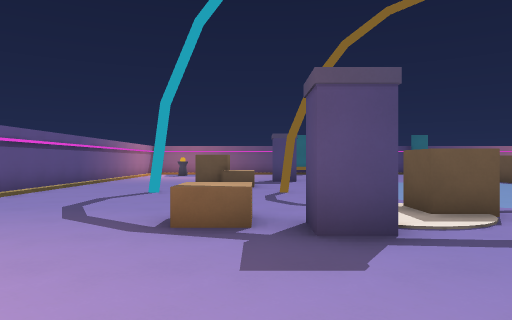
view 1 (above)

16 first-person views from a walk through a level from a Godot 3-D game. The camera is 1.5 m above the floor, looks level and sees 70° across. The floor is counted in squares, 2 m on a side. Each view is taken from the middle of a square. On the plan, view 1 faces up. The plan holds only what a view shows up to about 11 squares ahead; the rest is blank. Characters and animated objects are not drawn. Surface patterns are stand-ins for the level's own textures.

view 2
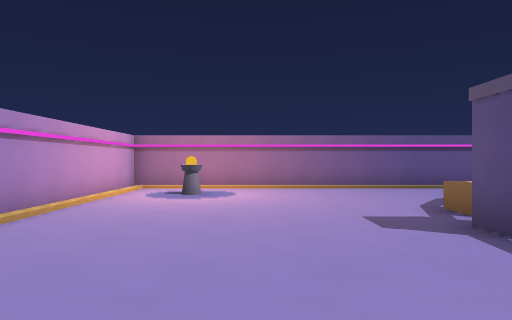

view 3
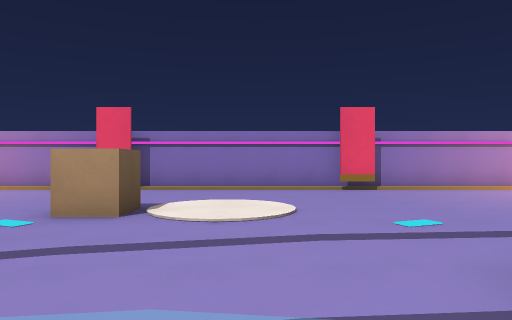

view 4
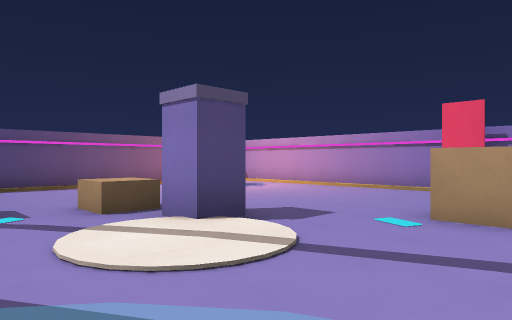

view 5
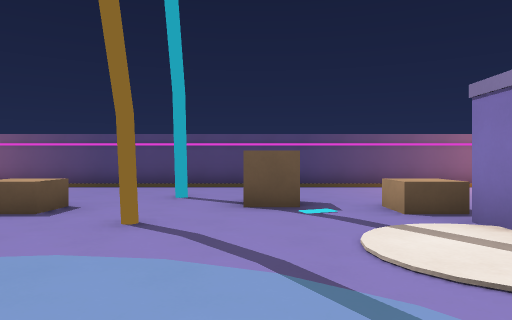

view 6
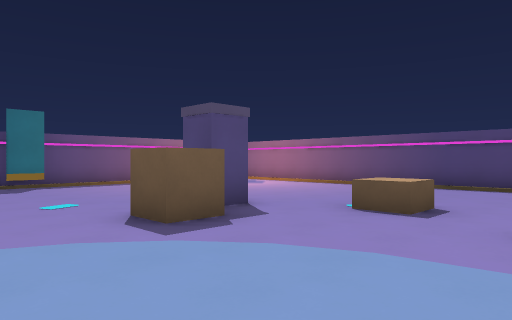

view 7
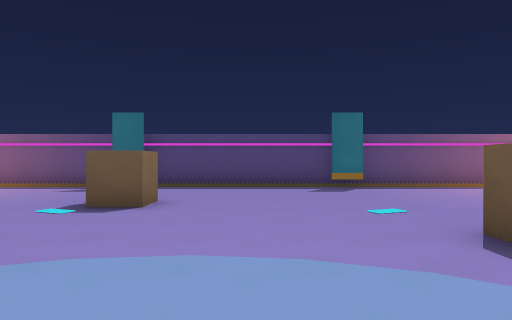

view 8
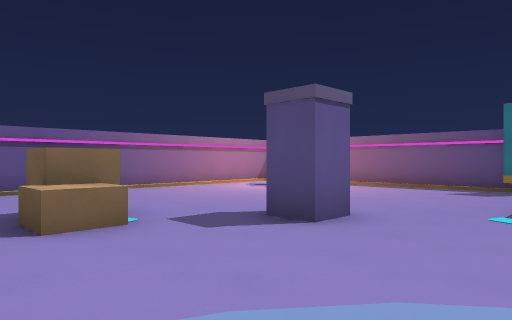

view 9
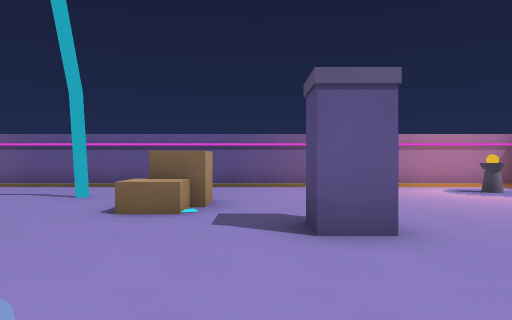

view 10
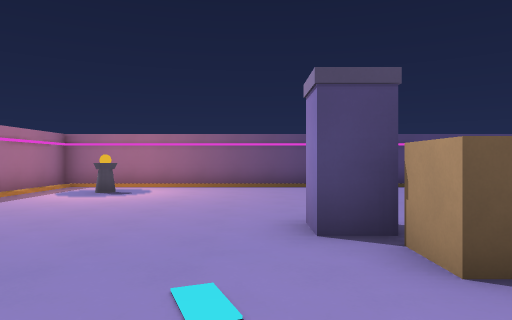

view 11
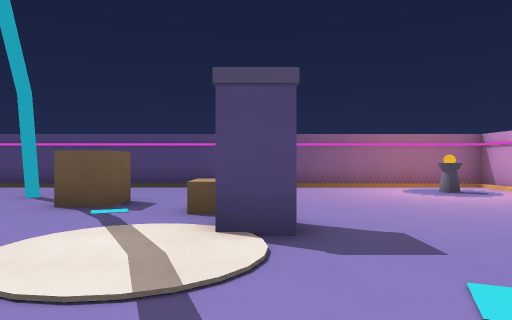

view 12
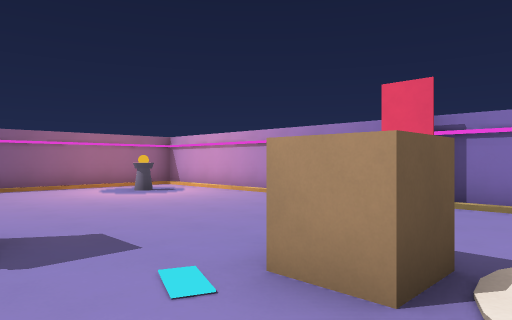

view 13
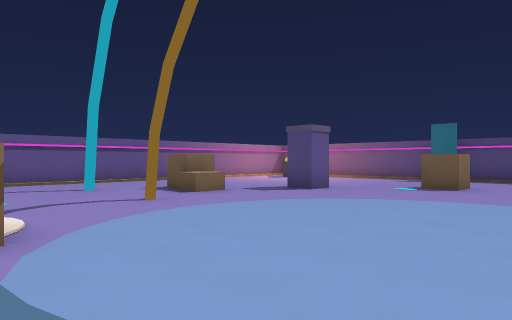

view 14
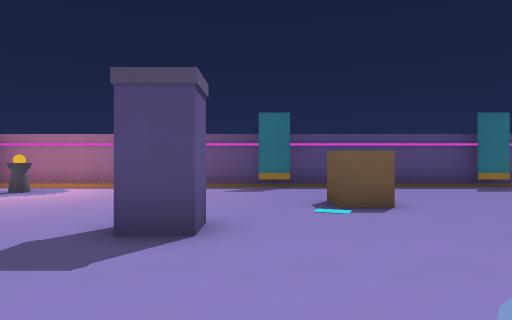

view 15
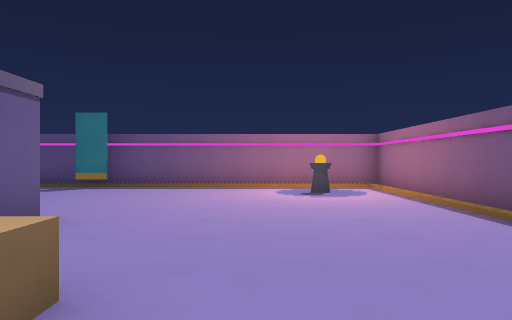

view 16
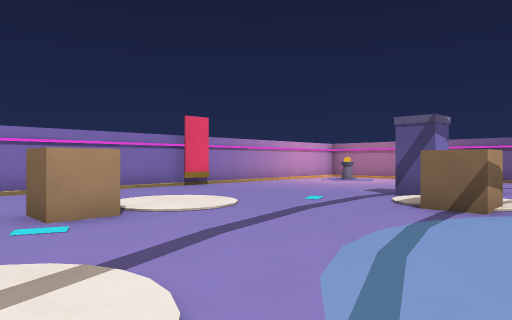

### Floor plan
Key: @ floor where view 1 was taken; # wall or solid block; . floor; / step, stairs or slope; C crate; P pillar; O other object.
Columns run from 6 left of view 1 to 17 right of it. Each row starts with its distance up from view 1.
 20 ########################
 19 #///////OO....OO///////#
 18 #/..................../#
 17 #/.O.................O/#
 16 #/..................../#
 15 #/........C.........../#
 14 #/..................../#
 13 #/.....P........P...../#
 12 #/.............C....../#
 11 #/...C............C.../#
 10 #/...CC..........CC.../#
  9 #/..................../#
  8 #/..#..#........#..#../#
  7 #/................C.../#
  6 #/..................../#
  5 #/....C..C........C.../#
  4 #/...CCP........PCC.../#
  3 #/..................../#
  2 #/...........C......../#
  1 #/.......... ........./#
  0 #/....@.............../#
 -1 #/.O.................O/#
 -2 #///////OO....OO///////#
 -3 ########################

Where each view was taken, in squares from view 1:
view 1: 0 up, 0 right, facing up
view 2: 1 up, 5 right, facing left
view 3: 7 up, 5 right, facing down
view 4: 7 up, 6 right, facing down-right
view 5: 7 up, 6 right, facing right
view 6: 8 up, 6 right, facing up-right
view 7: 9 up, 6 right, facing up
view 8: 9 up, 4 right, facing up-left
view 9: 12 up, 5 right, facing left
view 10: 14 up, 6 right, facing right
view 11: 4 up, 6 right, facing right
view 12: 4 up, 6 right, facing down-right
view 13: 5 up, 7 right, facing up-left
view 14: 9 up, 2 right, facing up
view 15: 9 up, 13 right, facing up
view 16: 7 up, 9 right, facing down-left
